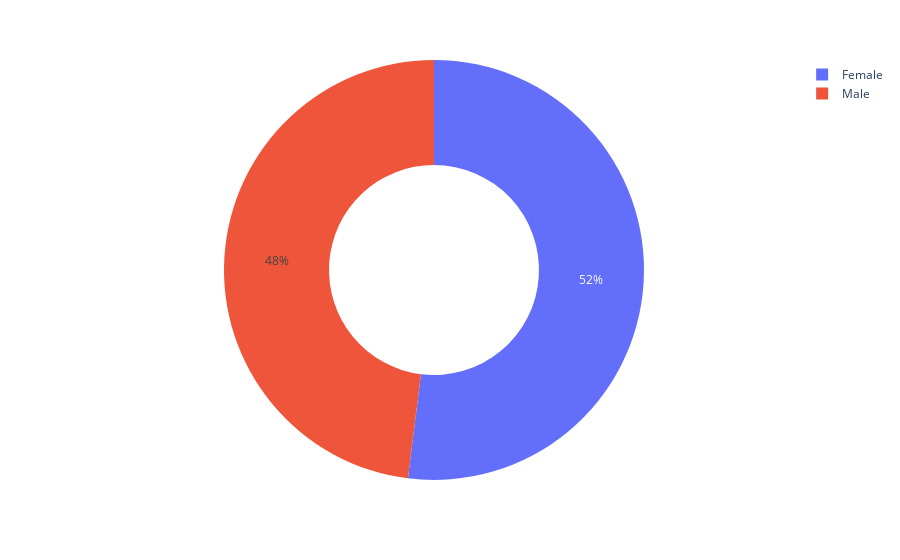

Source (notebook cell):
### Code cell
#Checking which gender have the total bill price
fig = px.pie(df, values='Total', names='Gender',hole=0.5)
fig.show()

### Figure 1 — Plotly figure (JSON) as saved in the notebook; plotly's stock layout.template omitted (floating-point values rounded to 4 significant figures; data arrays with more than 128 entries replaced by an {"elided": "..."} marker saying what was removed)
{"data": [{"domain": {"x": [0, 1], "y": [0, 1]}, "hole": 0.5, "hovertemplate": "Gender=%{label}<br>Total=%{value}<extra></extra>", "labels": {"elided": "1000 str values"}, "legendgroup": "", "name": "", "showlegend": true, "type": "pie", "values": {"elided": "1000 float values"}}], "layout": {"legend": {"tracegroupgap": 0}, "margin": {"t": 60}}}
